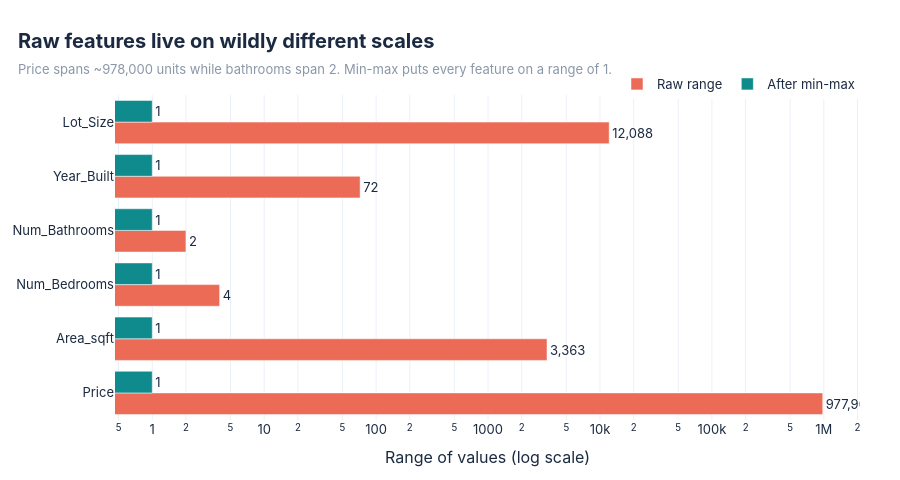

The notebook cell this image was saved under:
### Markdown cell above
**Before vs after normalization.** The charts below show what changed.

### Code cell
ranges_norm = normalizer.summary().assign(Range=1.0)
fig = viz.scale_gap(normalizer.summary(), ranges_norm)
fig.show()

### Figure 1 — Plotly figure (JSON) as saved in the notebook; plotly's stock layout.template omitted (floating-point values rounded to 4 significant figures)
{"data": [{"marker": {"color": "#EC6B56"}, "name": "Raw range", "orientation": "h", "text": ["977,909", "3,363", "4", "2", "72", "12,088"], "textposition": "outside", "type": "bar", "x": [977909, 3363, 4, 2, 72, 12088], "y": ["Price", "Area_sqft", "Num_Bedrooms", "Num_Bathrooms", "Year_Built", "Lot_Size"]}, {"marker": {"color": "#0F8B8D"}, "name": "After min-max", "orientation": "h", "text": ["1", "1", "1", "1", "1", "1"], "textposition": "outside", "type": "bar", "x": [1.0, 1.0, 1.0, 1.0, 1.0, 1.0], "y": ["Price", "Area_sqft", "Num_Bedrooms", "Num_Bathrooms", "Year_Built", "Lot_Size"]}], "layout": {"barmode": "group", "height": 480, "legend": {"orientation": "h", "x": 1, "xanchor": "right", "y": 1.08}, "margin": {"b": 60, "l": 70, "r": 40, "t": 95}, "title": {"text": "<b>Raw features live on wildly different scales</b><br><span style='font-size:13px;color:#8A97A8'>Price spans ~978,000 units while bathrooms span 2. Min-max puts every feature on a range of 1.</span>"}, "xaxis": {"title": {"text": "Range of values (log scale)"}, "type": "log"}}}
